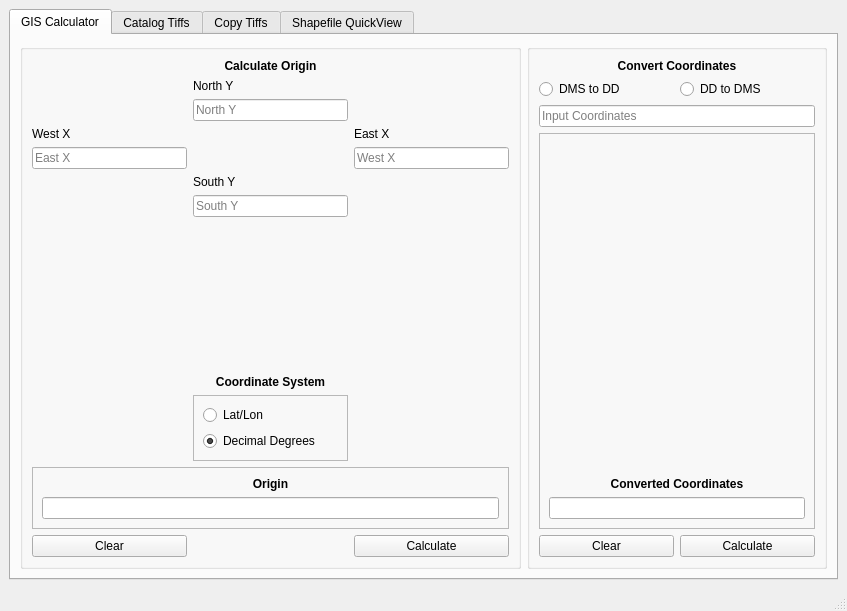
<?xml version="1.0" encoding="UTF-8"?>
<ui version="4.0">
 <class>MainWindow</class>
 <widget class="QMainWindow" name="MainWindow">
  <property name="geometry">
   <rect>
    <x>0</x>
    <y>0</y>
    <width>847</width>
    <height>611</height>
   </rect>
  </property>
  <property name="sizePolicy">
   <sizepolicy hsizetype="Fixed" vsizetype="Fixed">
    <horstretch>0</horstretch>
    <verstretch>0</verstretch>
   </sizepolicy>
  </property>
  <property name="minimumSize">
   <size>
    <width>0</width>
    <height>0</height>
   </size>
  </property>
  <property name="windowTitle">
   <string>GIS Helper</string>
  </property>
  <widget class="QWidget" name="centralwidget">
   <property name="sizePolicy">
    <sizepolicy hsizetype="Fixed" vsizetype="Preferred">
     <horstretch>0</horstretch>
     <verstretch>0</verstretch>
    </sizepolicy>
   </property>
   <layout class="QGridLayout" name="gridLayout">
    <item row="0" column="0">
     <widget class="QTabWidget" name="tabContainer">
      <property name="enabled">
       <bool>true</bool>
      </property>
      <property name="sizePolicy">
       <sizepolicy hsizetype="Preferred" vsizetype="Preferred">
        <horstretch>0</horstretch>
        <verstretch>0</verstretch>
       </sizepolicy>
      </property>
      <property name="font">
       <font>
        <family>Helvetica</family>
       </font>
      </property>
      <property name="acceptDrops">
       <bool>false</bool>
      </property>
      <property name="currentIndex">
       <number>0</number>
      </property>
      <widget class="QWidget" name="gisCalc">
       <attribute name="title">
        <string>GIS Calculator</string>
       </attribute>
       <layout class="QHBoxLayout" name="horizontalLayout">
        <item>
         <widget class="QGroupBox" name="centroidGroup">
          <property name="font">
           <font>
            <family>Arial</family>
           </font>
          </property>
          <property name="title">
           <string/>
          </property>
          <layout class="QGridLayout" name="gridLayout_7">
           <item row="8" column="1">
            <widget class="QLabel" name="label">
             <property name="font">
              <font>
               <family>Arial</family>
               <weight>75</weight>
               <bold>true</bold>
              </font>
             </property>
             <property name="text">
              <string>Coordinate System</string>
             </property>
             <property name="alignment">
              <set>Qt::AlignCenter</set>
             </property>
            </widget>
           </item>
           <item row="4" column="2">
            <widget class="QLineEdit" name="eastXEntry">
             <property name="font">
              <font>
               <family>Arial</family>
              </font>
             </property>
             <property name="inputMask">
              <string/>
             </property>
             <property name="maxLength">
              <number>32767</number>
             </property>
             <property name="placeholderText">
              <string>West X</string>
             </property>
            </widget>
           </item>
           <item row="13" column="1">
            <widget class="QFrame" name="frame">
             <property name="frameShape">
              <enum>QFrame::StyledPanel</enum>
             </property>
             <property name="frameShadow">
              <enum>QFrame::Raised</enum>
             </property>
             <layout class="QGridLayout" name="gridLayout_6">
              <item row="0" column="0">
               <widget class="QRadioButton" name="llButtonCalcOrigin_4">
                <property name="font">
                 <font>
                  <family>Arial</family>
                 </font>
                </property>
                <property name="text">
                 <string>Lat/Lon</string>
                </property>
               </widget>
              </item>
              <item row="1" column="0">
               <widget class="QRadioButton" name="ddButtonCalcOrigin_2">
                <property name="font">
                 <font>
                  <family>Arial</family>
                 </font>
                </property>
                <property name="text">
                 <string>Decimal Degrees</string>
                </property>
                <property name="checked">
                 <bool>true</bool>
                </property>
               </widget>
              </item>
             </layout>
            </widget>
           </item>
           <item row="2" column="1">
            <widget class="QLineEdit" name="northYEntry">
             <property name="font">
              <font>
               <family>Arial</family>
              </font>
             </property>
             <property name="accessibleName">
              <string/>
             </property>
             <property name="autoFillBackground">
              <bool>false</bool>
             </property>
             <property name="inputMask">
              <string/>
             </property>
             <property name="text">
              <string/>
             </property>
             <property name="maxLength">
              <number>32767</number>
             </property>
             <property name="cursorPosition">
              <number>0</number>
             </property>
             <property name="placeholderText">
              <string>North Y</string>
             </property>
            </widget>
           </item>
           <item row="5" column="1">
            <widget class="QLabel" name="label_6">
             <property name="font">
              <font>
               <family>Arial</family>
              </font>
             </property>
             <property name="text">
              <string>South Y</string>
             </property>
            </widget>
           </item>
           <item row="0" column="0" colspan="3">
            <widget class="QLabel" name="centroidCalcLabel">
             <property name="font">
              <font>
               <family>Arial</family>
               <weight>75</weight>
               <bold>true</bold>
              </font>
             </property>
             <property name="text">
              <string>Calculate Origin</string>
             </property>
             <property name="alignment">
              <set>Qt::AlignCenter</set>
             </property>
            </widget>
           </item>
           <item row="17" column="0">
            <widget class="QPushButton" name="originClearButton">
             <property name="enabled">
              <bool>true</bool>
             </property>
             <property name="font">
              <font>
               <family>Arial</family>
              </font>
             </property>
             <property name="text">
              <string>Clear</string>
             </property>
            </widget>
           </item>
           <item row="6" column="1">
            <widget class="QLineEdit" name="southYEntry">
             <property name="font">
              <font>
               <family>Arial</family>
              </font>
             </property>
             <property name="inputMask">
              <string/>
             </property>
             <property name="maxLength">
              <number>32767</number>
             </property>
             <property name="placeholderText">
              <string>South Y</string>
             </property>
            </widget>
           </item>
           <item row="17" column="2">
            <widget class="QPushButton" name="originCalculateButton">
             <property name="enabled">
              <bool>true</bool>
             </property>
             <property name="font">
              <font>
               <family>Arial</family>
              </font>
             </property>
             <property name="text">
              <string>Calculate</string>
             </property>
            </widget>
           </item>
           <item row="1" column="1">
            <widget class="QLabel" name="label_5">
             <property name="font">
              <font>
               <family>Arial</family>
              </font>
             </property>
             <property name="text">
              <string>North Y</string>
             </property>
            </widget>
           </item>
           <item row="4" column="0">
            <widget class="QLineEdit" name="westXEntry">
             <property name="font">
              <font>
               <family>Arial</family>
              </font>
             </property>
             <property name="inputMask">
              <string/>
             </property>
             <property name="text">
              <string/>
             </property>
             <property name="maxLength">
              <number>32767</number>
             </property>
             <property name="placeholderText">
              <string>East X</string>
             </property>
            </widget>
           </item>
           <item row="7" column="1">
            <spacer name="verticalSpacer">
             <property name="orientation">
              <enum>Qt::Vertical</enum>
             </property>
             <property name="sizeHint" stdset="0">
              <size>
               <width>20</width>
               <height>40</height>
              </size>
             </property>
            </spacer>
           </item>
           <item row="3" column="0">
            <widget class="QLabel" name="label_3">
             <property name="font">
              <font>
               <family>Arial</family>
              </font>
             </property>
             <property name="text">
              <string>West X</string>
             </property>
            </widget>
           </item>
           <item row="3" column="2">
            <widget class="QLabel" name="label_4">
             <property name="font">
              <font>
               <family>Arial</family>
              </font>
             </property>
             <property name="text">
              <string>East X</string>
             </property>
            </widget>
           </item>
           <item row="14" column="0" colspan="3">
            <widget class="QFrame" name="frame_3">
             <property name="frameShape">
              <enum>QFrame::StyledPanel</enum>
             </property>
             <property name="frameShadow">
              <enum>QFrame::Raised</enum>
             </property>
             <layout class="QGridLayout" name="gridLayout_9">
              <item row="0" column="0">
               <widget class="QLabel" name="originResultsLabel">
                <property name="font">
                 <font>
                  <family>Arial</family>
                  <weight>75</weight>
                  <bold>true</bold>
                 </font>
                </property>
                <property name="text">
                 <string>Origin</string>
                </property>
                <property name="alignment">
                 <set>Qt::AlignCenter</set>
                </property>
               </widget>
              </item>
              <item row="1" column="0">
               <widget class="QLineEdit" name="originOutputBox">
                <property name="readOnly">
                 <bool>true</bool>
                </property>
               </widget>
              </item>
             </layout>
            </widget>
           </item>
          </layout>
         </widget>
        </item>
        <item>
         <widget class="QGroupBox" name="originGroup">
          <property name="sizePolicy">
           <sizepolicy hsizetype="Minimum" vsizetype="Preferred">
            <horstretch>0</horstretch>
            <verstretch>0</verstretch>
           </sizepolicy>
          </property>
          <property name="minimumSize">
           <size>
            <width>300</width>
            <height>0</height>
           </size>
          </property>
          <property name="font">
           <font>
            <family>Arial</family>
           </font>
          </property>
          <property name="inputMethodHints">
           <set>Qt::ImhNone</set>
          </property>
          <property name="title">
           <string/>
          </property>
          <layout class="QGridLayout" name="gridLayout_5">
           <item row="1" column="1">
            <widget class="QRadioButton" name="DDToDMS">
             <property name="text">
              <string>DD to DMS</string>
             </property>
            </widget>
           </item>
           <item row="2" column="0" colspan="2">
            <widget class="QLineEdit" name="converCoordsEntry">
             <property name="font">
              <font>
               <family>Arial</family>
              </font>
             </property>
             <property name="inputMask">
              <string/>
             </property>
             <property name="maxLength">
              <number>32767</number>
             </property>
             <property name="placeholderText">
              <string>Input Coordinates</string>
             </property>
            </widget>
           </item>
           <item row="0" column="0" colspan="2">
            <widget class="QLabel" name="centroidCalcLabel_2">
             <property name="font">
              <font>
               <family>Arial</family>
               <weight>75</weight>
               <bold>true</bold>
              </font>
             </property>
             <property name="text">
              <string>Convert Coordinates</string>
             </property>
             <property name="alignment">
              <set>Qt::AlignCenter</set>
             </property>
            </widget>
           </item>
           <item row="6" column="0">
            <widget class="QPushButton" name="convCoordClear">
             <property name="enabled">
              <bool>true</bool>
             </property>
             <property name="font">
              <font>
               <family>Arial</family>
              </font>
             </property>
             <property name="text">
              <string>Clear</string>
             </property>
            </widget>
           </item>
           <item row="1" column="0">
            <widget class="QRadioButton" name="dmsToDD">
             <property name="text">
              <string>DMS to DD</string>
             </property>
            </widget>
           </item>
           <item row="3" column="0" colspan="2">
            <widget class="QFrame" name="frame_2">
             <property name="frameShape">
              <enum>QFrame::StyledPanel</enum>
             </property>
             <property name="frameShadow">
              <enum>QFrame::Raised</enum>
             </property>
             <layout class="QGridLayout" name="gridLayout_8">
              <item row="2" column="0">
               <widget class="QLineEdit" name="converterOutput">
                <property name="readOnly">
                 <bool>true</bool>
                </property>
               </widget>
              </item>
              <item row="1" column="0">
               <widget class="QLabel" name="coordinatesResultsLabel">
                <property name="font">
                 <font>
                  <family>Arial</family>
                  <weight>75</weight>
                  <bold>true</bold>
                 </font>
                </property>
                <property name="text">
                 <string>Converted Coordinates</string>
                </property>
                <property name="alignment">
                 <set>Qt::AlignCenter</set>
                </property>
               </widget>
              </item>
              <item row="0" column="0">
               <spacer name="verticalSpacer_2">
                <property name="orientation">
                 <enum>Qt::Vertical</enum>
                </property>
                <property name="sizeHint" stdset="0">
                 <size>
                  <width>20</width>
                  <height>40</height>
                 </size>
                </property>
               </spacer>
              </item>
             </layout>
            </widget>
           </item>
           <item row="6" column="1">
            <widget class="QPushButton" name="convCoordCalc">
             <property name="enabled">
              <bool>true</bool>
             </property>
             <property name="font">
              <font>
               <family>Arial</family>
              </font>
             </property>
             <property name="text">
              <string>Calculate</string>
             </property>
            </widget>
           </item>
          </layout>
         </widget>
        </item>
       </layout>
      </widget>
      <widget class="QWidget" name="catalogTiff">
       <attribute name="title">
        <string>Catalog Tiffs</string>
       </attribute>
       <layout class="QGridLayout" name="gridLayout_3">
        <item row="0" column="0">
         <widget class="QLabel" name="label_2">
          <property name="font">
           <font>
            <family>Helvetica</family>
            <weight>50</weight>
            <bold>false</bold>
           </font>
          </property>
          <property name="text">
           <string>Geotiff Directory: </string>
          </property>
         </widget>
        </item>
        <item row="0" column="1">
         <widget class="QLineEdit" name="geoTiffDir1">
          <property name="font">
           <font>
            <family>Helvetica</family>
           </font>
          </property>
         </widget>
        </item>
        <item row="0" column="2">
         <widget class="QPushButton" name="catalogTiffBrowseButton">
          <property name="font">
           <font>
            <family>Helvetica</family>
           </font>
          </property>
          <property name="text">
           <string>Browse</string>
          </property>
         </widget>
        </item>
        <item row="1" column="0">
         <widget class="QLabel" name="tiffCatalogOutputLabel">
          <property name="font">
           <font>
            <family>Helvetica</family>
           </font>
          </property>
          <property name="text">
           <string>Output Directory: </string>
          </property>
         </widget>
        </item>
        <item row="1" column="1">
         <widget class="QLineEdit" name="TiffCatalogOutputEdit">
          <property name="font">
           <font>
            <family>Helvetica</family>
           </font>
          </property>
         </widget>
        </item>
        <item row="1" column="2">
         <widget class="QPushButton" name="catalogTiffBOutputrowseButton">
          <property name="font">
           <font>
            <family>Helvetica</family>
           </font>
          </property>
          <property name="text">
           <string>Browse</string>
          </property>
         </widget>
        </item>
        <item row="2" column="0" colspan="2">
         <widget class="QCheckBox" name="FanOutByRes">
          <property name="font">
           <font>
            <family>Helvetica</family>
           </font>
          </property>
          <property name="text">
           <string>Fan out by resolution</string>
          </property>
         </widget>
        </item>
        <item row="2" column="2">
         <widget class="QPushButton" name="catalogTiffProcess">
          <property name="font">
           <font>
            <family>Helvetica</family>
           </font>
          </property>
          <property name="text">
           <string>Process</string>
          </property>
         </widget>
        </item>
        <item row="3" column="0" colspan="3">
         <widget class="QProgressBar" name="progressBar_2">
          <property name="font">
           <font>
            <family>Helvetica</family>
           </font>
          </property>
          <property name="value">
           <number>0</number>
          </property>
         </widget>
        </item>
        <item row="4" column="0" colspan="3">
         <widget class="QTableWidget" name="catalogTiffOutputWindow"/>
        </item>
       </layout>
      </widget>
      <widget class="QWidget" name="copyTiffs">
       <attribute name="title">
        <string>Copy Tiffs</string>
       </attribute>
       <layout class="QGridLayout" name="gridLayout_2">
        <item row="0" column="1">
         <widget class="QLineEdit" name="TiffDirectory"/>
        </item>
        <item row="1" column="0">
         <widget class="QLabel" name="label_10">
          <property name="font">
           <font>
            <family>Arial</family>
           </font>
          </property>
          <property name="text">
           <string>Intersecting Shapefile: </string>
          </property>
         </widget>
        </item>
        <item row="2" column="2">
         <widget class="QPushButton" name="BrowseForGeoTiffOutputDir">
          <property name="text">
           <string>Browse</string>
          </property>
         </widget>
        </item>
        <item row="0" column="2">
         <widget class="QPushButton" name="BrowseForTifDir">
          <property name="text">
           <string>Browse</string>
          </property>
         </widget>
        </item>
        <item row="5" column="0" colspan="3">
         <widget class="QTableWidget" name="copyTiffOutputWindow"/>
        </item>
        <item row="3" column="0">
         <widget class="QCheckBox" name="CopyFanoutByResolution">
          <property name="font">
           <font>
            <family>Arial</family>
           </font>
          </property>
          <property name="text">
           <string>Fan out by resolution</string>
          </property>
         </widget>
        </item>
        <item row="4" column="0" colspan="3">
         <widget class="QProgressBar" name="progressBar">
          <property name="value">
           <number>0</number>
          </property>
         </widget>
        </item>
        <item row="1" column="1">
         <widget class="QLineEdit" name="intersectingShapefileEdit"/>
        </item>
        <item row="3" column="2">
         <widget class="QPushButton" name="CopyTiffProcess">
          <property name="text">
           <string>Process</string>
          </property>
         </widget>
        </item>
        <item row="1" column="2">
         <widget class="QPushButton" name="BrowseForIntShape">
          <property name="text">
           <string>Browse</string>
          </property>
         </widget>
        </item>
        <item row="0" column="0">
         <widget class="QLabel" name="label_9">
          <property name="font">
           <font>
            <family>Arial</family>
           </font>
          </property>
          <property name="text">
           <string>Tif Directory</string>
          </property>
         </widget>
        </item>
        <item row="2" column="0">
         <widget class="QLabel" name="label_11">
          <property name="font">
           <font>
            <family>Arial</family>
           </font>
          </property>
          <property name="text">
           <string>Geotiff Output Directory: </string>
          </property>
         </widget>
        </item>
        <item row="2" column="1">
         <widget class="QLineEdit" name="geoTiffOutputDirEdit"/>
        </item>
       </layout>
      </widget>
      <widget class="QWidget" name="qkShp">
       <attribute name="title">
        <string>Shapefile QuickView</string>
       </attribute>
       <layout class="QGridLayout" name="gridLayout_4">
        <item row="0" column="0">
         <widget class="QLabel" name="label_13">
          <property name="font">
           <font>
            <family>Arial</family>
           </font>
          </property>
          <property name="text">
           <string>Shapefile: </string>
          </property>
          <property name="alignment">
           <set>Qt::AlignLeading|Qt::AlignLeft|Qt::AlignVCenter</set>
          </property>
         </widget>
        </item>
        <item row="0" column="1">
         <widget class="QLineEdit" name="shapefileViewPath"/>
        </item>
        <item row="0" column="2">
         <widget class="QPushButton" name="shapefileViewBrowseButton">
          <property name="text">
           <string>Browse</string>
          </property>
         </widget>
        </item>
        <item row="1" column="0" colspan="3">
         <widget class="QGraphicsView" name="shapeViewWindow"/>
        </item>
        <item row="2" column="0">
         <widget class="QPushButton" name="shapefileViewClear">
          <property name="text">
           <string>Clear</string>
          </property>
         </widget>
        </item>
        <item row="2" column="2">
         <widget class="QPushButton" name="shapefileViewGo">
          <property name="text">
           <string>Open Shape</string>
          </property>
         </widget>
        </item>
       </layout>
      </widget>
     </widget>
    </item>
   </layout>
  </widget>
  <widget class="QMenuBar" name="menubar">
   <property name="geometry">
    <rect>
     <x>0</x>
     <y>0</y>
     <width>847</width>
     <height>22</height>
    </rect>
   </property>
  </widget>
  <widget class="QStatusBar" name="statusbar"/>
 </widget>
 <resources/>
 <connections/>
</ui>
